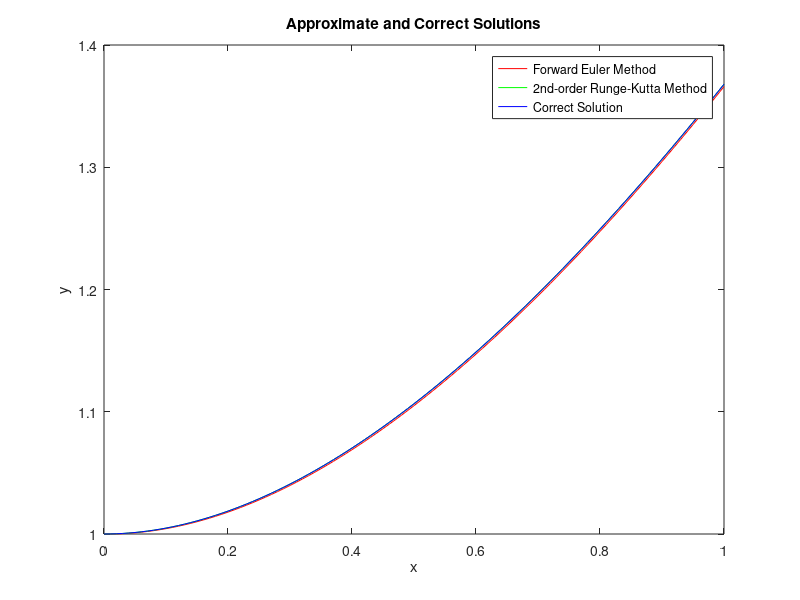

Write the MATLAB code that produced this figure.
% Methods: Forward Euler Method, 2nd-order Runge-Kutta
% -> Initial Value Problem (IVP)
% * Plot the graph: correct solution + approx solution
% * Evaluation of error

% Methods: Forward Euler Method, 2nd-order Runge-Kutta
% -> Initial Value Problem (IVP)
% * Plot the graph: correct solution + approx solution
% * Evaluation of error

% Define the function
f = @(x, y) -y + x + 1;

% Define the initial conditions
x0 = 0;
y0 = 1;

% Define the step size
h = 0.01;

% Define the range of x values
x = x0:h:1;

% Initialize the arrays for the approximate and correct solutions
y_euler = zeros(size(x));
y_rk2 = zeros(size(x));
y_correct = zeros(size(x));

% Set the initial values
y_euler(1) = y0;
y_rk2(1) = y0;
y_correct(1) = y0;

% Implement the Forward Euler Method
for i = 2:length(x)
    y_euler(i) = y_euler(i-1) + h*f(x(i-1), y_euler(i-1));
end

% Implement the 2nd-order Runge-Kutta Method
for i = 2:length(x)
    k1 = h*f(x(i-1), y_rk2(i-1));
    k2 = h*f(x(i-1) + h/2, y_rk2(i-1) + k1/2);
    y_rk2(i) = y_rk2(i-1) + k2;
end

% Calculate the correct solution
for i = 2:length(x)
    y_correct(i) = x(i) + exp(-x(i));
end

% Plot the results
plot(x, y_euler, 'r', x, y_rk2, 'g', x, y_correct, 'b');
legend('Forward Euler Method', '2nd-order Runge-Kutta Method', 'Correct Solution');
xlabel('x');
ylabel('y');
title('Approximate and Correct Solutions');

% Calculate the errors
error_euler = abs(y_correct - y_euler);
error_rk2 = abs(y_correct - y_rk2);

% Print the errors
fprintf('Evaluation of error of Forward Euler Method: %f\n', max(error_euler));
fprintf('Evaluation of error of 2nd-order Runge-Kutta Method: %f\n', max(error_rk2));
